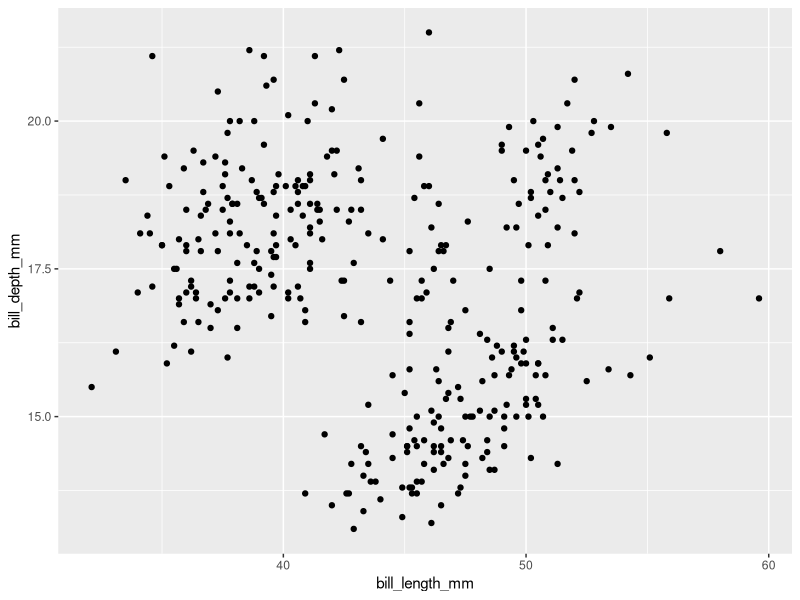
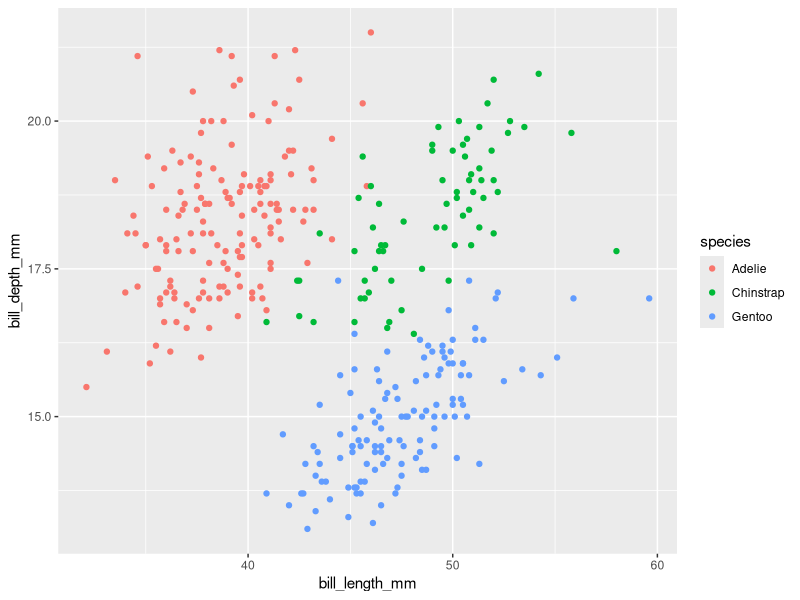
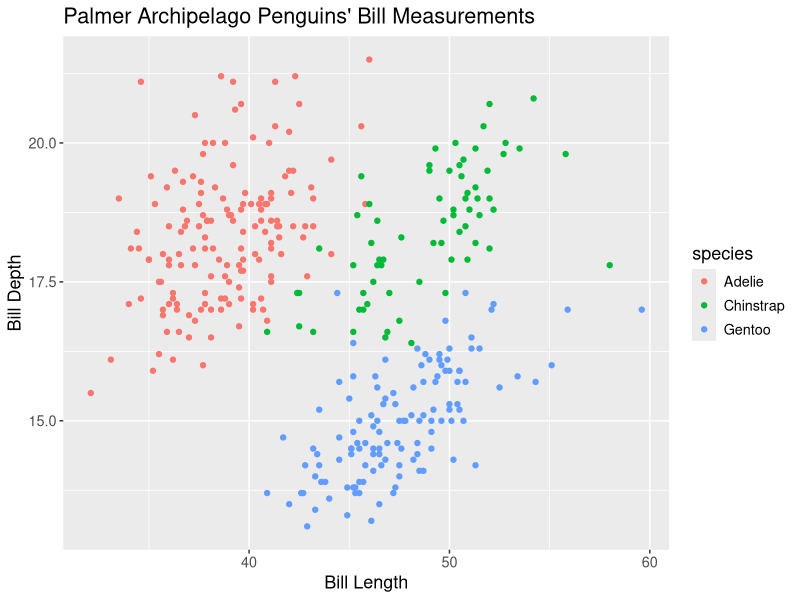
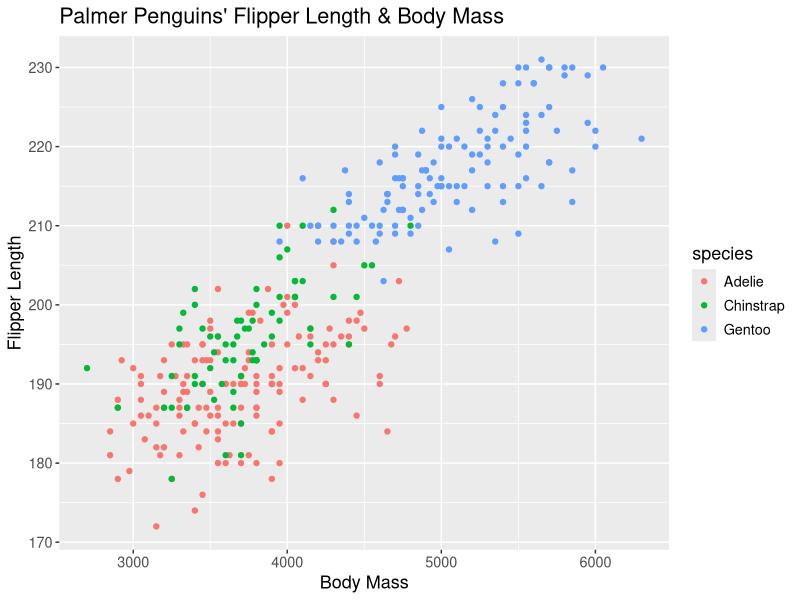

R code for these plots, in order:
## ---- chunk 1
knitr::opts_chunk$set(echo = TRUE)
# Load required libraries
library(tidyverse)
library(palmerpenguins)
library(ggplot2)
## ---- chunk 2
str(penguins)
## ---- chunk 3
str(penguins_raw)
## ---- chunk 4
names(penguins)
## ---- chunk 5
ggplot(data = penguins, mapping = aes(y=bill_depth_mm, x=bill_length_mm)) + geom_point()
## ---- chunk 6
ggplot(data = penguins, mapping = aes(y=bill_depth_mm, x=bill_length_mm)) + geom_point(aes(colour=species))
## ---- chunk 7
ggplot(data = penguins, mapping = aes(y=bill_depth_mm, x=bill_length_mm)) + geom_point(aes(colour=species)) + labs(title="Palmer Archipelago Penguins' Bill Measurements", x="Bill Length", y="Bill Depth") + theme(text = element_text(size=13))
## ---- chunk 8
ggplot(data = penguins, mapping = aes(y=flipper_length_mm, x=body_mass_g)) + geom_point(aes(colour=species)) + labs(title="Palmer Penguins' Flipper Length & Body Mass", x="Body Mass", y="Flipper Length") + theme(text = element_text(size=13))
